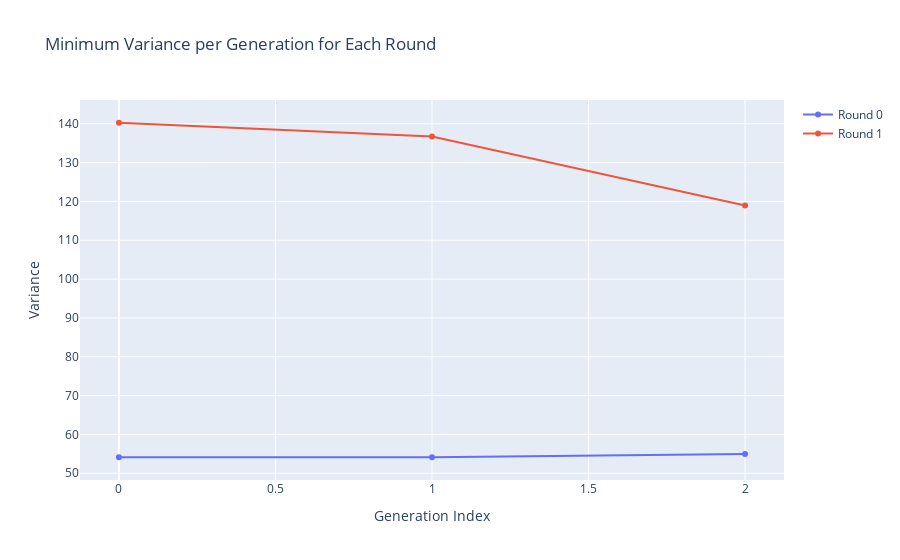

Notebook code cell kept with this figure:
### Code cell
import plotly.graph_objects as go
import pandas as pd

# Example data (replace with your own)
data = VARIANCES
for item in data:
    print(item)

# Convert to DataFrame for easy grouping
df = pd.DataFrame(data, columns=["round_idx", "gen_idx", "bitstring", "variance"])

# For each round & generation, find the row with minimum variance
df_min = df.loc[df.groupby(["round_idx", "gen_idx"])["variance"].idxmin()]

# Create interactive plot
fig = go.Figure()

for round_val, group in df_min.groupby("round_idx"):
    print(group)
    fig.add_trace(
        go.Scatter(
            x=group["gen_idx"],
            y=group["variance"],
            mode="lines+markers",
            name=f"Round {round_val}",
            text=[f"Bitstring: {b}" for b in group["bitstring"]],
            hovertemplate="Gen: %{x}<br>Variance: %{y}<br>%{text}"
        )
    )

fig.update_layout(
    title="Minimum Variance per Generation for Each Round",
    xaxis_title="Generation Index",
    yaxis_title="Variance",
    hovermode="closest"
)

fig.show()

### Figure 1 — Plotly figure (JSON) as saved in the notebook; plotly's stock layout.template omitted (floating-point values rounded to 4 significant figures)
{"data": [{"hovertemplate": "Gen: %{x}<br>Variance: %{y}<br>%{text}", "mode": "lines+markers", "name": "Round 0", "text": ["Bitstring: 110111011101101001011110000101", "Bitstring: 110111011101101001011110000101", "Bitstring: 110111011101101100001010000101"], "type": "scatter", "x": [0, 1, 2], "y": [54.11, 54.11, 54.92]}, {"hovertemplate": "Gen: %{x}<br>Variance: %{y}<br>%{text}", "mode": "lines+markers", "name": "Round 1", "text": ["Bitstring: 110001110100011100101101000000", "Bitstring: 110000001001101111011111110111", "Bitstring: 111010100100001001100100001010"], "type": "scatter", "x": [0, 1, 2], "y": [140.3, 136.7, 119.0]}], "layout": {"hovermode": "closest", "title": {"text": "Minimum Variance per Generation for Each Round"}, "xaxis": {"title": {"text": "Generation Index"}}, "yaxis": {"title": {"text": "Variance"}}}}
